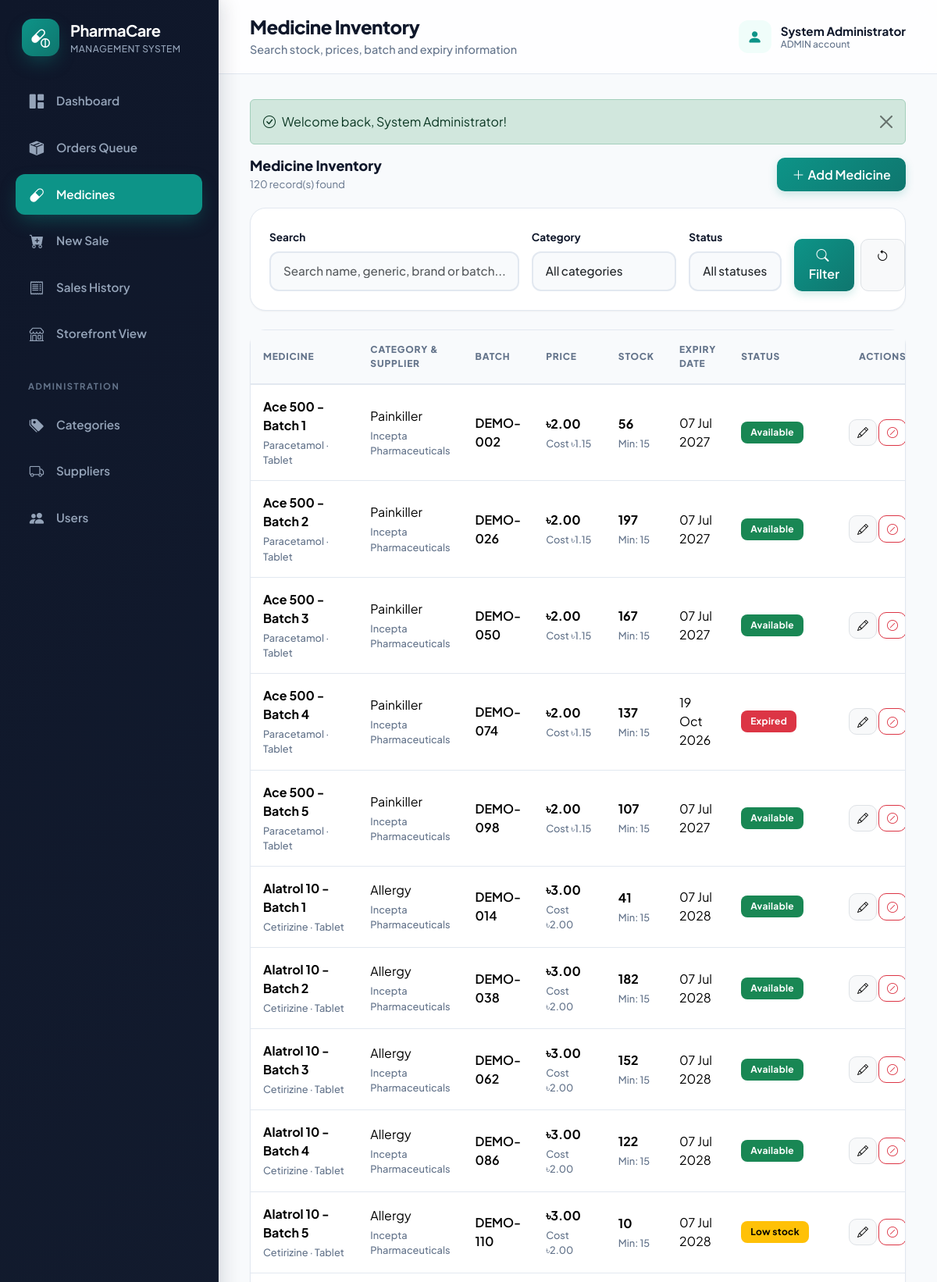
The app's page /index.php?page=medicines (signed in, upper part) with its own data.
### tables this page shows
CREATE TABLE IF NOT EXISTS app_users (
 id BIGINT UNSIGNED NOT NULL AUTO_INCREMENT PRIMARY KEY,
 full_name VARCHAR(80) NOT NULL,
 username VARCHAR(50) NOT NULL UNIQUE,
 email VARCHAR(120) NULL UNIQUE,
 phone VARCHAR(30) NULL,
 address VARCHAR(255) NULL,
 password VARCHAR(255) NOT NULL,
 role ENUM('ADMIN','STAFF','CUSTOMER') NOT NULL DEFAULT 'CUSTOMER',
 enabled TINYINT(1) NOT NULL DEFAULT 1,
 created_at DATETIME NOT NULL DEFAULT CURRENT_TIMESTAMP
);

CREATE TABLE IF NOT EXISTS medicines (
 id BIGINT UNSIGNED NOT NULL AUTO_INCREMENT PRIMARY KEY,
 name VARCHAR(120) NOT NULL,
 generic_name VARCHAR(120) NOT NULL,
 brand_name VARCHAR(120) NULL,
 batch_number VARCHAR(60) NOT NULL UNIQUE,
 medicine_type ENUM('TABLET','CAPSULE','SYRUP','INJECTION','CREAM','DROP','INHALER','OTHER') NOT NULL,
 purchase_price DECIMAL(12,2) NOT NULL,
 selling_price DECIMAL(12,2) NOT NULL,
 quantity INT UNSIGNED NOT NULL DEFAULT 0,
 minimum_stock_level INT UNSIGNED NOT NULL DEFAULT 10,
 manufacturing_date DATE NULL,
 expiry_date DATE NOT NULL,
 prescription_required TINYINT(1) NOT NULL DEFAULT 0,
 active TINYINT(1) NOT NULL DEFAULT 1,
 category_id BIGINT UNSIGNED NOT NULL,
 supplier_id BIGINT UNSIGNED NOT NULL,
 CONSTRAINT fk_medicine_category FOREIGN KEY(category_id) REFERENCES categories(id) ON DELETE RESTRICT,
 CONSTRAINT fk_medicine_supplier FOREIGN KEY(supplier_id) REFERENCES suppliers(id) ON DELETE RESTRICT,
 INDEX idx_medicine_name (name),
 INDEX idx_medicine_expiry (expiry_date),
 INDEX idx_medicine_category (category_id),
 INDEX idx_medicine_supplier (supplier_id)
);

CREATE TABLE IF NOT EXISTS categories (
 id BIGINT UNSIGNED NOT NULL AUTO_INCREMENT PRIMARY KEY,
 name VARCHAR(80) NOT NULL UNIQUE,
 description VARCHAR(255) NULL
);

CREATE TABLE IF NOT EXISTS suppliers (
 id BIGINT UNSIGNED NOT NULL AUTO_INCREMENT PRIMARY KEY,
 name VARCHAR(100) NOT NULL,
 company_name VARCHAR(120) NULL,
 phone VARCHAR(30) NOT NULL,
 email VARCHAR(120) NULL,
 address VARCHAR(255) NULL
);

### index.php (called while the page is built, shortened)
<?php
require __DIR__ . '/includes/bootstrap.php';
$page = (string)($_GET['page'] ?? (user() && is_customer() ? 'catalog' : 'dashboard'));
require_login();
require __DIR__ . '/includes/header.php';
match ($page) {
    'catalog' => (new \App\Controllers\CatalogController())->index(),
    'cart' => (new \App\Controllers\CartController())->index(),
    'checkout' => (new \App\Controllers\OrderController())->checkout(),
    'order_confirmation' => (new \App\Controllers\OrderController())->confirmation(),
    'orders' => (new \App\Controllers\OrderController())->index(),
    'order_detail' => (new \App\Controllers\OrderController())->show(),
    'my_orders' => (new \App\Controllers\OrderController())->myOrders(),
    default => include __DIR__ . '/pages/' . $page . '.php'
};
require __DIR__ . '/includes/footer.php';

### includes/bootstrap.php (called while the page is built, shortened)
<?php
$config = require dirname(__DIR__) . '/config.php';
require_once __DIR__ . '/functions.php';
function db(): PDO
{
    static $pdo = null;
    if ($pdo === null) {
        global $config;
        $dsn = 'mysql:host=' . $config['db_host'] . ';port=' . (int)($config['db_port'] ?? 3306) . ';dbname=' . $config['db_name'] . ';charset=utf8mb4';
        try {
            $pdo = new PDO($dsn, (string)$config['db_user'], (string)$config['db_pass'], [
                PDO::ATTR_ERRMODE => PDO::ERRMODE_EXCEPTION,
                PDO::ATTR_DEFAULT_FETCH_MODE => PDO::FETCH_ASSOC,
                PDO::ATTR_EMULATE_PREPARES => false,
            ]);
            $pdo->exec("SET time_zone = '+06:00'");
        } catch (PDOException $e) {
            http_response_code(500);
            die("
            <!doctype html>
            <html lang='en'>
            <head>
                <meta charset='utf-8'>
                <title>Database Connection Issue | PharmaCare</title>
                <style>
                    body { font-family: -apple-system, BlinkMacSystemFont, 'Segoe UI', Roboto, Helvetica, Arial, sans-serif; background: #f8fafc; color: #1e293b; padding: 40px 20px; }
                    .card { max-width: 600px; margin: 0 auto; background: #ffffff; border-radius: 12px; border: 1px solid #e2e8f0; padding: 32px; box-shadow: 0 4px 6px -1px rgba(0,0,0,0.05); }
                    h2 { color: #dc2626; margin-top: 0; font-size: 20px; }
                    .alert { background: #fef2f2; border: 1px solid #fee2e2; color: #991b1b; padding: 12px 16px; border-radius: 8px; font-size: 14px; margin-bottom: 20px; }
                    ul { padding-left: 20px; font-size: 14px; line-height: 1.6; }
                    code { background: #f1f5f9; padding: 2px 6px; border-radius: 4px; font-family: monospace; color: #0f172a; }
                </style>
            </head>
            <body>
                <div class='card'>
                    <h2>Database Connection Failed</h2>
                    <div class='alert'>" . htmlspecialchars($e->getMessage(), ENT_QUOTES, 'UTF-8') . "</div>
                    <p>Please check your <code>config.php</code> credentials:</p>
                    <ul>
                        <li><strong>Host:</strong> <code>" . htmlspecialchars((string)($config['db_host'] ?? ''), ENT_QUOTES, 'UTF-8') . "</code></li>
                        <li><strong>Database:</strong> <code>" . htmlspecialchars((string)($config['db_name'] ?? ''), ENT_QUOTES, 'UTF-8') . "</code></li>
                        <li><strong>User:</strong> <code>" . htmlspecialchars((string)($config['db_user'] ?? ''), ENT_QUOTES, 'UTF-8') . "</code></li>
                    </ul>
                    <p style='font-size: 13px; color: #64748b;'>Make sure your database is created in InfinityFree cPanel and <code>infinityfree_import.sql</code> has been imported.</p>
                </div>
            </body>
            </html>
            ");
        }
    }
    return $pdo;
}

### pages/medicines.php (the view, shortened to what this page needs)
<?php
$keyword = trim((string)($_GET['keyword'] ?? ''));
$selectedStatus = (string)($_GET['status'] ?? '');
$params = [];
$sql = medicine_query() . ' WHERE 1=1';
$allMedicines = fetch_all($sql . ' ORDER BY m.name, m.batch_number', $params);
$medicines = $selectedStatus !== ''
    ? array_values(array_filter($allMedicines, fn($m) => medicine_status($m) === $selectedStatus))
    : $allMedicines;
?>
<div class="page-intro">
    <div>
        <h2>Medicine Inventory</h2>
        <p><?= count($medicines) ?> record(s) found</p>
    </div>
    <?php if (is_admin()): ?>
        <a href="<?= e(url('medicine_form')) ?>" class="btn btn-primary">
            <i class="bi bi-plus-lg me-1"></i>Add Medicine
        </a>
    <?php endif; ?>
</div>
<div class="card mb-4">
    <div class="card-body">
        <form method="get" action="index.php" class="row g-3 align-items-end">
            <div class="col-lg-5">
                <label for="keyword" class="form-label">Search</label>
                <input id="keyword" name="keyword" class="form-control" value="<?= e($keyword) ?>" placeholder="Search name, generic, brand or batch...">
            </div>
            <div class="col-md-4 col-lg-3">
                <label for="category" class="form-label">Category</label>
                <select name="category_id" id="category" class="form-select">
                    <option value="">All categories</option>
                </select>
            </div>
            <div class="col-md-4 col-lg-2">
                <label for="status" class="form-label">Status</label>
                <select name="status" id="status" class="form-select">
                    <option value="">All statuses</option>
                </select>
            </div>
            <div class="col-md-4 col-lg-2 d-flex gap-2">
                <button class="btn btn-primary flex-grow-1" title="Search" type="submit">
                    <i class="bi bi-search me-1"></i>Filter
                </button>
                <a class="btn btn-light border" title="Reset Filters" href="<?= e(url('medicines')) ?>">
                    <i class="bi bi-arrow-counterclockwise"></i>
                </a>
            </div>
        </form>
    </div>
</div>
<div class="card">
    <div class="table-responsive">
        <table class="table table-hover">
            <thead>
                <tr>
                    <th>Medicine</th>
                    <th>Category &amp; Supplier</th>
                    <th>Batch</th>
                    <th>Price</th>
                    <th>Stock</th>
                    <th>Expiry Date</th>
                    <th>Status</th>
                    <?php if (is_admin()): ?>
                        <th class="text-end">Actions</th>
                    <?php endif; ?>
                </tr>
            </thead>
            <tbody>
                <?php foreach ($medicines as $m):
                    $status = medicine_status($m);
                ?>
                    <tr>
                        <td>
                            <strong><?= e($m['name']) ?></strong>
                            <span class="subtext"><?= e($m['generic_name']) ?> &middot; <?= e(ucfirst(strtolower($m['medicine_type']))) ?></span>
                        </td>
                        <td>
                            <?= e($m['category_name']) ?>
                            <span class="subtext"><?= e($m['supplier_company'] ?: $m['supplier_name']) ?></span>
                        </td>
                        <td><span class="fw-semibold"><?= e($m['batch_number']) ?></span></td>
                        <td>
                            <strong><?= money($m['selling_price']) ?></strong>
                            <span class="subtext">Cost <?= money($m['purchase_price']) ?></span>
                        </td>
                        <td>
                            <strong><?= e($m['quantity']) ?></strong>
                            <span class="subtext">Min: <?= e($m['minimum_stock_level']) ?></span>
                        </td>
                        <td><?= e(nice_date($m['expiry_date'])) ?></td>
                        <td>
                            <span class="badge text-bg-<?= e(status_badge($status)) ?>">
                                <?= e(status_label($status)) ?>
                            </span>
                        </td>
                        <?php if (is_admin()): ?>
                            <td class="text-end text-nowrap">
                                <a class="btn btn-sm btn-light border" title="Edit" href="<?= e(url('medicine_form', ['id' => $m['id']])) ?>">
                                    <i class="bi bi-pencil"></i>
                                </a>
                                <form class="d-inline" action="actions.php" method="post">
                                    <button class="btn btn-sm btn-outline-<?= $m['active'] ? 'danger' : 'success' ?>"
                                            title="<?= $m['active'] ? 'Deactivate' : 'Activate' ?>"
                                            data-confirm="Change active status for <?= e($m['name']) ?>?">
                                        <i class="bi bi-<?= $m['active'] ? 'slash-circle' : 'check-circle' ?>"></i>
                                    </button>
                                </form>
                            </td>
                        <?php endif; ?>
                    </tr>
                <?php endforeach; ?>
            </tbody>
        </table>
    </div>
</div>

### includes/header.php (shortened to what this page needs)
<?php
$active = match($page) {
    'medicine_form' => 'medicines',
    'invoice' => 'sales',
    'sale_form' => 'sale_form',
    'order_detail' => (is_customer() ? 'my_orders' : 'orders'),
    default => $page
};
$heading = page_title($page);
$subtitles = [
 'dashboard' => 'Current pharmacy stock and sales overview',
 'orders' => 'Fulfill customer orders, review prescriptions, and manage dispatch queue',
 'order_detail' => 'Review order items, verify doctor prescriptions, and manage status transitions',
 'my_orders' => 'Track your active orders and review previous medication orders',
 'medicines' => 'Search stock, prices, batch and expiry information',
 'medicine_form' => 'Enter medicine, stock, price and expiry details',
 'sale_form' => 'Select medicines and generate an invoice',
 'sales' => 'Review completed sales and print invoices',
 'invoice' => 'Printable receipt for the completed sale',
 'categories' => 'Organize medicines into searchable groups',
 'suppliers' => 'Manage supplier and contact information',
 'users' => 'Create staff accounts and control access',
 'catalog' => 'Browse, search, and order available medicines online',
 'cart' => 'Review selected medicines and adjust quantities',
 'checkout' => 'Provide delivery address and confirm your order',
 'order_confirmation' => 'Order placed successfully and queued for dispensary review',
 'profile' => 'Manage your customer profile and delivery address',
 'register' => 'Create a customer account to order medicines online'
];
if (!user()) {
    $links = [
        ['catalog', 'capsule-pill', 'Browse Medicines', 'catalog'],
    ];
    $brandUrl = url('catalog');
    $brandSubtitle = 'Online Storefront';
} else {
    $pendingOrdersCount = 0;
    try {
        $pendingOrdersCount = (int)scalar("SELECT COUNT(*) FROM orders WHERE order_status IN ('PENDING', 'CONFIRMED')");
    } catch (Throwable $e) {}
    $ordersBadge = $pendingOrdersCount > 0 ? ' (' . $pendingOrdersCount . ')' : '';
    $links = [
        ['dashboard','grid-1x2-fill','Dashboard','dashboard'],
        ['orders','box-seam-fill','Orders Queue' . $ordersBadge,'orders'],
        ['medicines','capsule','Medicines','medicines'],
        ['sale_form','cart-plus-fill','New Sale','sale_form'],
        ['sales','receipt','Sales History','sales'],
        ['catalog','shop','Storefront View','catalog'],
    ];
    if (is_admin()) {
        $links[] = ['section', '', 'Administration', ''];
        $links[] = ['categories', 'tags-fill','Categories','categories'];
        $links[] = ['suppliers','truck','Suppliers','suppliers'];
        $links[] = ['users','people-fill','Users','users'];
    }
    $brandUrl = url('dashboard');
    $brandSubtitle = 'Management System';
}
?>
<!doctype html><html lang="en"><head>
<link href="https://cdn.jsdelivr.net/npm/bootstrap@5.3.3/dist/css/bootstrap.min.css" rel="stylesheet">
<link href="https://cdn.jsdelivr.net/npm/bootstrap-icons@1.11.3/font/bootstrap-icons.min.css" rel="stylesheet">
<link rel="stylesheet" href="assets/css/app.css"></head><body>
<aside class="app-sidebar">
 <a class="brand" href="<?=e($brandUrl)?>"><span class="brand-mark"><i class="bi bi-capsule-pill"></i></span><span><strong>PharmaCare</strong><small><?=e($brandSubtitle)?></small></span></a>
 <nav class="sidebar-nav">
 <?php foreach ($links as [$dest, $icon, $label, $selected]): ?>
 <?php if ($dest === 'section'): ?><div class="nav-section"><?=e($label)?></div>
 <?php else: ?><a class="<?=($active === $selected ? 'active' : '')?>" href="<?=e(url($dest))?>"><i class="bi bi-<?=e($icon)?>"></i><span><?=e($label)?></span></a><?php endif; ?>
 <?php endforeach; ?>
 </nav>
</aside>
<div class="app-main">
 <header class="app-topbar">
  <div class="d-flex align-items-center gap-3">
   <div><h1><?=e($heading)?></h1><p><?=e($subtitles[$page]??'PharmaCare Management System')?></p></div>
  </div>
  <?php if (user()): ?>
   <div class="d-flex align-items-center gap-2">
    <div class="topbar-user"><span class="avatar"><i class="bi bi-person-fill"></i></span><span><strong><?=e(user()['full_name'])?></strong><small><?=e(user()['role'])?> account</small></span></div>
   </div>
  <?php endif; ?>
 </header>
 <main class="content">

### records on screen
app_users: role "MANAGEMENT SYSTEM", full_name "System Administrator", role "ADMIN"
medicines: name "Ace 500 - Batch 1", generic_name "Paracetamol", medicine_type "Tablet", category.name "Painkiller", supplier.company_name "Incepta Pharmaceuticals", batch_number "DEMO-002", selling_price "৳2.00", purchase_price "৳1.15", quantity "56", minimum_stock_level "15", expiry_date "07 Jul 2027", status "Available", active 1 (drawn)
medicines: name "Ace 500 - Batch 2", generic_name "Paracetamol", medicine_type "Tablet", category.name "Painkiller", supplier.company_name "Incepta Pharmaceuticals", batch_number "DEMO-026", selling_price "৳2.00", purchase_price "৳1.15", quantity "197", minimum_stock_level "15", expiry_date "07 Jul 2027", status "Available", active 1 (drawn)
medicines: name "Ace 500 - Batch 3", generic_name "Paracetamol", medicine_type "Tablet", category.name "Painkiller", supplier.company_name "Incepta Pharmaceuticals", batch_number "DEMO-050", selling_price "৳2.00", purchase_price "৳1.15", quantity "167", minimum_stock_level "15", expiry_date "07 Jul 2027", status "Available", active 1 (drawn)
medicines: name "Ace 500 - Batch 4", generic_name "Paracetamol", medicine_type "Tablet", category.name "Painkiller", supplier.company_name "Incepta Pharmaceuticals", batch_number "DEMO-074", selling_price "৳2.00", purchase_price "৳1.15", quantity "137", minimum_stock_level "15", expiry_date "19 Oct 2026", expiry_date "Expired", active 1 (drawn)
medicines: name "Ace 500 - Batch 5", generic_name "Paracetamol", medicine_type "Tablet", category.name "Painkiller", supplier.company_name "Incepta Pharmaceuticals", batch_number "DEMO-098", selling_price "৳2.00", purchase_price "৳1.15", quantity "107", minimum_stock_level "15", expiry_date "07 Jul 2027", status "Available", active 1 (drawn)
medicines: name "Alatrol 10 - Batch 1", generic_name "Cetirizine", medicine_type "Tablet", category.name "Allergy", supplier.company_name "Incepta Pharmaceuticals", batch_number "DEMO-014", selling_price "৳3.00", purchase_price "৳2.00", quantity "41", minimum_stock_level "15", expiry_date "07 Jul 2028", status "Available", active 1 (drawn)
medicines: name "Alatrol 10 - Batch 2", generic_name "Cetirizine", medicine_type "Tablet", category.name "Allergy", supplier.company_name "Incepta Pharmaceuticals", batch_number "DEMO-038", selling_price "৳3.00", purchase_price "৳2.00", quantity "182", minimum_stock_level "15", expiry_date "07 Jul 2028", status "Available", active 1 (drawn)
medicines: name "Alatrol 10 - Batch 3", generic_name "Cetirizine", medicine_type "Tablet", category.name "Allergy", supplier.company_name "Incepta Pharmaceuticals", batch_number "DEMO-062", selling_price "৳3.00", purchase_price "৳2.00", quantity "152", minimum_stock_level "15", expiry_date "07 Jul 2028", status "Available", active 1 (drawn)
medicines: name "Alatrol 10 - Batch 4", generic_name "Cetirizine", medicine_type "Tablet", category.name "Allergy", supplier.company_name "Incepta Pharmaceuticals", batch_number "DEMO-086", selling_price "৳3.00", purchase_price "৳2.00", quantity "122", minimum_stock_level "15", expiry_date "07 Jul 2028", status "Available", active 1 (drawn)
medicines: name "Alatrol 10 - Batch 5", generic_name "Cetirizine", medicine_type "Tablet", category.name "Allergy", supplier.company_name "Incepta Pharmaceuticals", batch_number "DEMO-110", selling_price "৳3.00", purchase_price "৳2.00", quantity "10", minimum_stock_level "15", expiry_date "07 Jul 2028", status "Low stock", active 1 (drawn)

### other values on screen
$label "Dashboard"
$label "Orders Queue"
$label "Medicines"
$label "New Sale"
$label "Sales History"
$label "Storefront View"
$label "ADMINISTRATION"
$label "Categories"
$label "Suppliers"
$label "Users"
$heading "Medicine Inventory"
$subtitles[$page] "Search stock, prices, batch and expiry information"
$f['text'] "Welcome back, System Administrator!"
count($medicines) "120"
